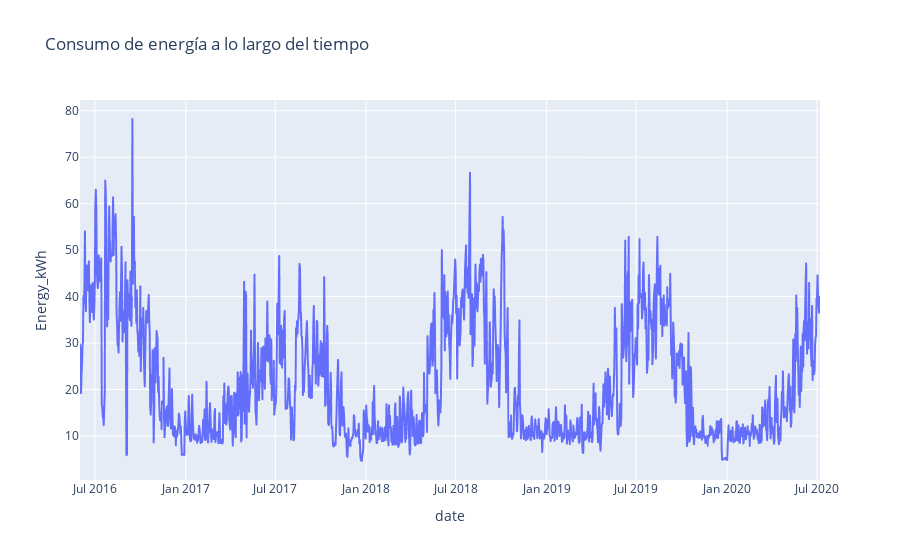

The cell this chart's notebook holds for it:
### Code cell
#serie de tiempo con plotly
fig = px.line(df, x='date', y='Energy_kWh', title='Consumo de energía a lo largo del tiempo')
fig.show()

### Figure 1 — Plotly figure (JSON) as saved in the notebook; plotly's stock layout.template omitted (floating-point values rounded to 4 significant figures; data arrays with more than 128 entries replaced by an {"elided": "..."} marker saying what was removed)
{"data": [{"hovertemplate": "date=%{x}<br>Energy_kWh=%{y}<extra></extra>", "legendgroup": "", "line": {"color": "#636efa", "dash": "solid"}, "marker": {"symbol": "circle"}, "mode": "lines", "name": "", "showlegend": false, "type": "scattergl", "x": {"elided": "1498 str values"}, "xaxis": "x", "y": {"elided": "1498 float values"}, "yaxis": "y"}], "layout": {"legend": {"tracegroupgap": 0}, "title": {"text": "Consumo de energía a lo largo del tiempo"}, "xaxis": {"anchor": "y", "domain": [0, 1], "title": {"text": "date"}}, "yaxis": {"anchor": "x", "domain": [0, 1], "title": {"text": "Energy_kWh"}}}}
